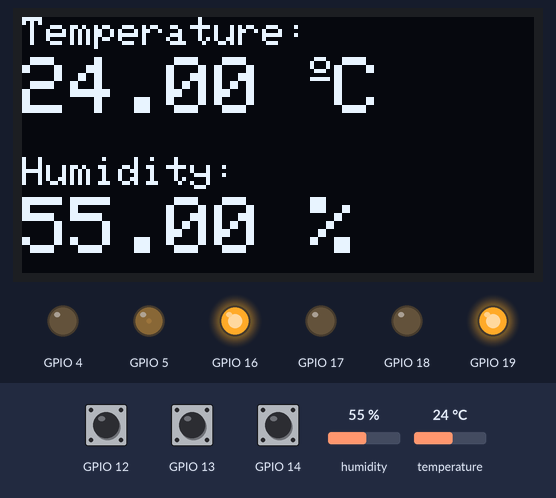
Bench run of a program on a simulated ESP32. Shown: 128×64 one-colour display, output pins drawn as LEDs (lit = HIGH). Inputs (shaded band) come from the test bench; at power-on: humidity 55 %, temperature 24 °C, GPIO 12 HIGH, GPIO 13 HIGH, GPIO 14 HIGH. The display library's start-up logo is not drawn; what the program prints to the serial monitor is not drawn.

Above: at 1.3 s.
1.4 s: humidity set to 68 %
At 2.9 s:
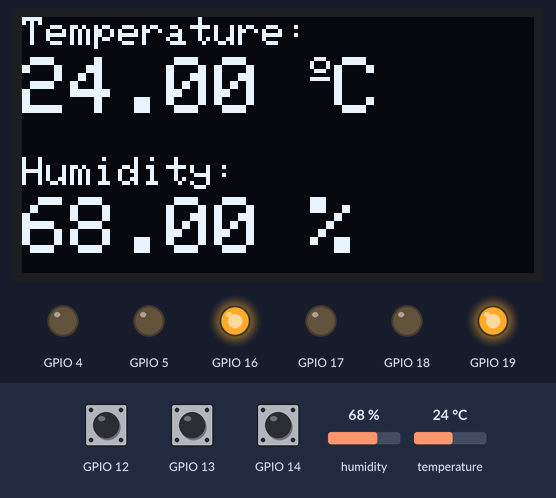
4.3 s: temperature set to 12 °C
At 5.5 s:
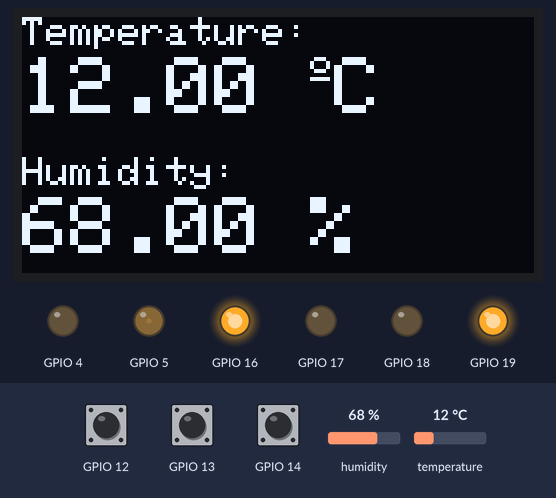
11.2 s: humidity set to 22 %
At 13.5 s:
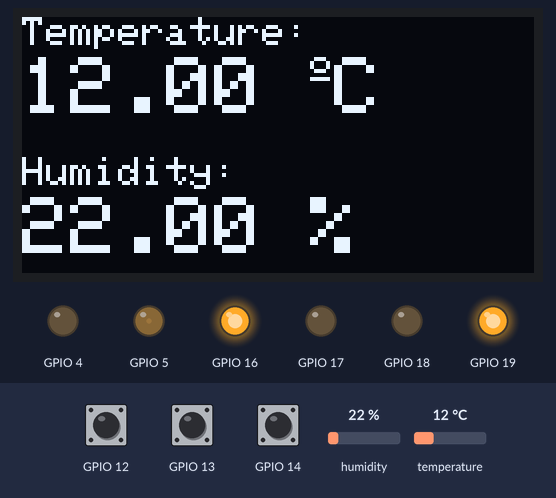
14.4 s: temperature set to 19 °C
At 16.2 s:
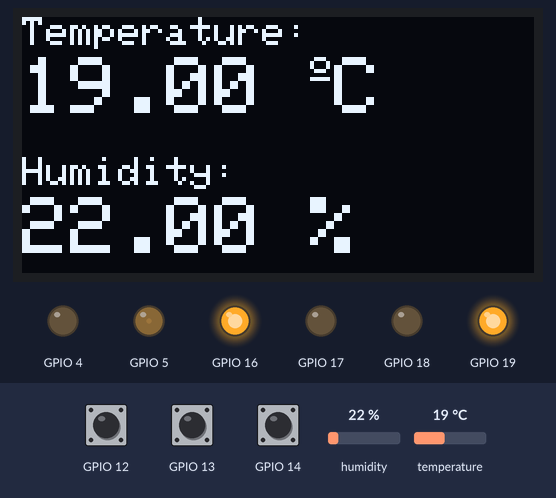
Timing chart, 0 to 17.7 s (numbered marks = the images above; inputs shaded):
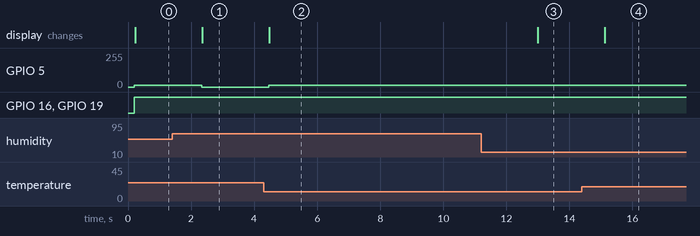

Measured:
- after the input at 1.4 s, GPIO 5: 12/255 → 0/255 after 0.93 s; the display: changes after 0.96 s (image 1)
- after the input at 4.3 s, GPIO 5: 0/255 → 12/255 after 0.16 s; the display: changes after 0.19 s (image 2)
- after the input at 11.2 s, the display: changes after 1.8 s (image 3)
- after the input at 14.4 s, the display: changes after 0.72 s (image 4)

The program:

main.cpp
```cpp
#include <Wire.h>
#include "DHT.h"
#include <Adafruit_GFX.h>
#include <Adafruit_SSD1306.h>
#include "Motor.h"

typedef unsigned char u8;
typedef unsigned int u16;

Adafruit_SSD1306 display = Adafruit_SSD1306(128, 64, &Wire, -1);
unsigned long delayTime;
//OLED: SCL -- D22, SDA -- D21
// Uncomment one of the lines below for whatever DHT sensor type you're using!
#define DHTTYPE DHT11 // DHT 11
//#define DHTTYPE DHT21 // DHT 21 (AM2301)
//#define DHTTYPE DHT22 // DHT 22 (AM2302), AM2321
//DHT Sensor;
uint8_t DHTPin = 23;
DHT dht(DHTPin, DHTTYPE);
// hw_timer_t *timer = NULL;
int interruptCounter = 0;
uint8_t button = 0;
float Temperature;
float Humidity;
float Temp_Fahrenheit;
float Set_TempL = 20, Set_TempH = 28;
float Set_HumL = 60, Set_HumH = 70;

// void IRAM_ATTR TimerEvent()
// {
//     Serial.println(interruptCounter++);
//     if (interruptCounter > 5)
//     {
//         interruptCounter = 1;
//     }
// }

void Pin_Mode()//打印事件
{
    Serial.printf("PinInt Event.\r\n");
}

// u8 KEY_Scan()
// {
//     // static uint8_t key = 1;

//     // if (key&&(digitalRead(13) == 0)){
//     //     delay(100);
//     //     key = 0;
//     //     if (digitalRead(13) == 0){
//     //         Serial.printf("mode被按下\n\r");
//     //         return 1;
//     //     }
//     // }
//     if ((digitalRead(13) == 0)){
//         delay(10);
//         if ((digitalRead(13) == 0)){
//             Serial.println(F("beian\r\n"));
//             return 1;
//         }
//     }

// }


void setup() {
    Serial.begin(115200);

    pinMode(DHTPin, INPUT);//定义DHT11输入
    dht.begin();
    // by default, we'll generate the high voltage from the 3.3v line internally! (neat!)
    display.begin(SSD1306_SWITCHCAPVCC, 0x3C);  // initialize with the I2C addr 0x3C (for the 128x64)
    Motor_Init();
    // init done
    display.display();
    delay(100);
    display.clearDisplay();
    display.display();
    display.setTextSize(1.75);
    display.setTextColor(WHITE);

    pinMode(12, INPUT_PULLUP);
    pinMode(13, INPUT_PULLUP);
    pinMode(14, INPUT_PULLUP);
    attachInterrupt(digitalPinToInterrupt(12), Pin_Mode, FALLING);
    attachInterrupt(digitalPinToInterrupt(13), Pin_Mode, FALLING);
    attachInterrupt(digitalPinToInterrupt(14), Pin_Mode, FALLING);
//利用中断触发,没有消抖


        //	函数名称：timerBegin()
    //	函数功能：Timer初始化，分别有三个参数
    //	函数输入：1. 定时器编号（0到3，对应全部4个硬件定时器）
    //			 2. 预分频器数值（ESP32计数器基频为80M，80分频单位是微秒）
    //			 3. 计数器向上（true）或向下（false）计数的标志
    //	函数返回：一个指向 hw_timer_t 结构类型的指针
    // timer = timerBegin(0, 80, true);

    //	函数名称：timerAttachInterrupt()
    //	函数功能：绑定定时器的中断处理函数，分别有三个参数
    //	函数输入：1. 指向已初始化定时器的指针（本例子：timer）
    //			 2. 中断服务函数的函数指针
    //			 3. 表示中断触发类型是边沿（true）还是电平（false）的标志
    //	函数返回：无
 //   timerAttachInterrupt(timer, &TimerEvent, true);

    //	函数名称：timerAlarmWrite()
    //	函数功能：指定触发定时器中断的计数器值，分别有三个参数
    //	函数输入：1. 指向已初始化定时器的指针（本例子：timer）
    //			 2. 第二个参数是触发中断的计数器值（1000000 us -> 1s）
    //			 3. 定时器在产生中断时是否重新加载的标志
    //	函数返回：无
    // timerAlarmWrite(timer, 1000000, true);
    // timerAlarmEnable(timer); //	使能定时器

}
void loop() {

//    PWM_SetDuty(200 * interruptCounter, 200 * interruptCounter);
    // button = KEY_Scan();
    // Serial.print(button);

    Humidity = dht.readHumidity();
    // Read temperature as Celsius (the default)
    Temperature = dht.readTemperature();
    // Read temperature as Fahrenheit (isFahrenheit = true)
    Temp_Fahrenheit= dht.readTemperature(true);

    if (Humidity > Set_HumH || Humidity < Set_HumL || Temperature > Set_TempH || Temperature < Set_TempL){
        Motor_Control(50, 0);//通过调节占空比调整风扇速度，目前是灯亮度
        Serial.print("Motor running!\n");
    }
    else{
        Motor_Control(0, 0);
        Serial.print("Motor pause.\n");
    }

    // Check if any reads failed and exit early (to try again).
    if (isnan(Humidity) || isnan(Temperature) || isnan(Temp_Fahrenheit)) {
    Serial.println(F("Failed to read from DHT sensor!"));
    return;
    }

    Serial.print(F("Humidity: "));
    Serial.print(Humidity);
    Serial.print(F("%  Temperature: "));
    Serial.print(Temperature);
    Serial.print(F("°C "));
    Serial.print(Temp_Fahrenheit);
    Serial.println(F("°F "));

    display.setCursor(0,0);
    display.clearDisplay();

    display.setTextSize(1);
    display.setCursor(0,0);
    display.print("Temperature: ");
    display.setTextSize(2);
    display.setCursor(0,10);
    display.print(Temperature);
    display.print(" ");
    display.setTextSize(1);
    display.cp437(true);
    display.write(167);
    display.setTextSize(2);
    display.print("C");

    // display humidity
    display.setTextSize(1);
    display.setCursor(0, 35);
    display.print("Humidity: ");
    display.setTextSize(2);
    display.setCursor(0, 45);
    display.print(Humidity);
    display.print(" %");

    display.display();
    delay(500);

}
```
